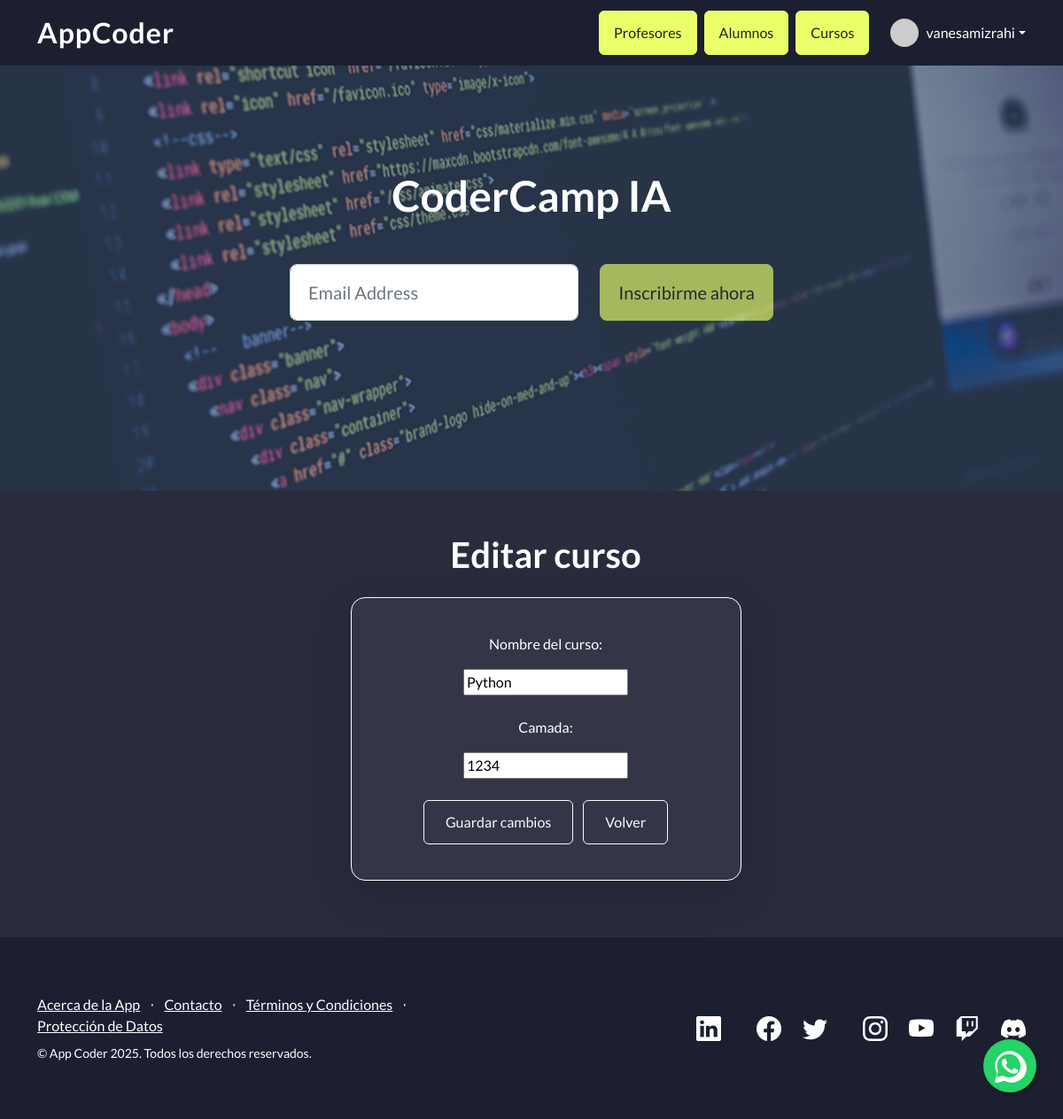
Page /AppCoder/editar_curso/1 (signed in) on the earlier database version.
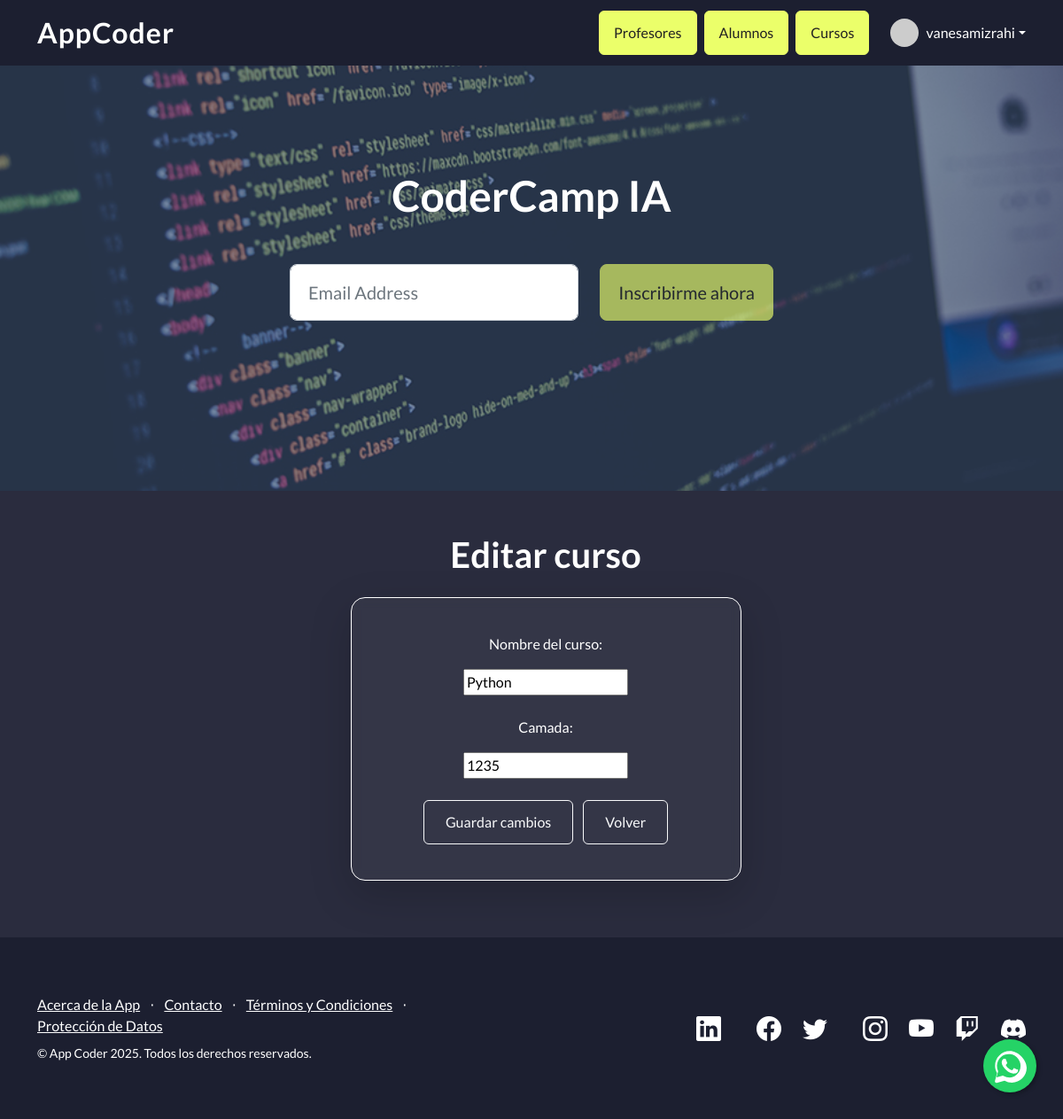
Same page on the later database version.
### AppCoder/models.py (models this page shows, shortened)
class Curso(models.Model):
    nombre = models.CharField(max_length=40)
    camada = models.IntegerField()

### AppCoder/views.py (the view)
# urls.py: path('editar_curso/<int:id>', views.editar_curso, name='editar_curso'),
@login_required
def editar_curso(request, id):
    curso = Curso.objects.get(id=id)
    if request.method == "POST":
        curso.nombre = request.POST["nombre"]
        curso.camada = request.POST["camada"]
        curso.save()
        messages.success(request, f"Curso {curso.nombre} editado con éxito")
        return redirect('cursos')
    return render(request, "editar_curso.html", {"curso": curso})

### AppCoder/template/editar_curso.html (shortened to what this page needs)
{% extends "padre.html" %}
{% load static %}
{% block contenido %}
<ul>
    <br><br>
    <form method="POST" action="{% url 'editar_curso' curso.id %}" class="container">
        <h1 class="text-center text-white">Editar curso</h1>
        <div class="container mt-4">
            <div class="row justify-content-center">
                <div class="col-lg-5">
                    <div class="card border-white shadow-lg rounded-4"
                        style="background-color: rgba(255, 255, 255, 0.05); backdrop-filter: blur(6px);">
                        <div class="card-body text-center text-white">
                            <form method="POST" action="" class="container">
                                <br>
                                <p>Nombre del curso:</p>
                                <input type="text" name="nombre" value="{{ curso.nombre }}" required>
                                <br><br>
                                <p>Camada:</p>
                                <input type="text" name="camada" value="{{ curso.camada }}" required>
                                <br><br>
                                <input type="submit" value="Guardar cambios" class="btn btn-outline-light px-4 me-2">
                                <a href="{% url 'cursos' %}" class="btn btn-outline-light px-4">Volver</a>
                                <br><br>
                            </form>
                        </div>
                    </div>
                </div>
            </div>
        </div>
    </form>
    <br><br>
</ul>
{% endblock %}

Differences in the rows shown:
changed Curso "Python": camada "1234" → "1235"
